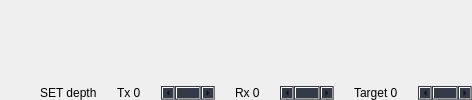
                     <widget class="QWidget" name="new_page">
                      <property name="styleSheet">
                       <string notr="true"/>
                      </property>
                      <layout class="QVBoxLayout" name="verticalLayout_20" stretch="55,1">
                       <property name="spacing">
                        <number>0</number>
                       </property>
                       <property name="leftMargin">
                        <number>0</number>
                       </property>
                       <property name="topMargin">
                        <number>0</number>
                       </property>
                       <property name="rightMargin">
                        <number>0</number>
                       </property>
                       <property name="bottomMargin">
                        <number>0</number>
                       </property>
                       <item>
                        <widget class="QLabel" name="label">
                         <property name="text">
                          <string/>
                         </property>
                         <property name="alignment">
                          <set>Qt::AlignCenter</set>
                         </property>
                        </widget>
                       </item>
                       <item>
                        <layout class="QHBoxLayout" name="horizontalLayout_14">
                         <property name="spacing">
                          <number>20</number>
                         </property>
                         <property name="leftMargin">
                          <number>40</number>
                         </property>
                         <item>
                          <widget class="QLabel" name="label_5">
                           <property name="sizePolicy">
                            <sizepolicy hsizetype="Expanding" vsizetype="Fixed">
                             <horstretch>0</horstretch>
                             <verstretch>0</verstretch>
                            </sizepolicy>
                           </property>
                           <property name="text">
                            <string>SET depth</string>
                           </property>
                          </widget>
                         </item>
                         <item>
                          <widget class="QLabel" name="Tx_depth_value">
                           <property name="sizePolicy">
                            <sizepolicy hsizetype="Fixed" vsizetype="Fixed">
                             <horstretch>0</horstretch>
                             <verstretch>0</verstretch>
                            </sizepolicy>
                           </property>
                           <property name="text">
                            <string>Tx 0</string>
                           </property>
                          </widget>
                         </item>
                         <item>
                          <widget class="QScrollBar" name="horizontalScrollBar_Tx">
                           <property name="sizePolicy">
                            <sizepolicy hsizetype="Expanding" vsizetype="Fixed">
                             <horstretch>0</horstretch>
                             <verstretch>0</verstretch>
                            </sizepolicy>
                           </property>
                           <property name="styleSheet">
                            <string notr="true"> QScrollBar:vertical { background: rgb(52, 59, 72); }
 QScrollBar:horizontal { background: rgb(52, 59, 72); }</string>
                           </property>
                           <property name="maximum">
                            <number>300</number>
                           </property>
                           <property name="pageStep">
                            <number>5</number>
                           </property>
                           <property name="orientation">
                            <enum>Qt::Horizontal</enum>
                           </property>
                          </widget>
                         </item>
                         <item>
                          <widget class="QLabel" name="Rx_depth_value">
                           <property name="sizePolicy">
                            <sizepolicy hsizetype="Fixed" vsizetype="Fixed">
                             <horstretch>0</horstretch>
                             <verstretch>0</verstretch>
                            </sizepolicy>
                           </property>
                           <property name="text">
                            <string>Rx 0</string>
                           </property>
                          </widget>
                         </item>
                         <item>
                          <widget class="QScrollBar" name="horizontalScrollBar_Rx">
                           <property name="sizePolicy">
                            <sizepolicy hsizetype="Expanding" vsizetype="Fixed">
                             <horstretch>0</horstretch>
                             <verstretch>0</verstretch>
                            </sizepolicy>
                           </property>
                           <property name="styleSheet">
                            <string notr="true"> QScrollBar:vertical { background: rgb(52, 59, 72); }
 QScrollBar:horizontal { background: rgb(52, 59, 72); }</string>
                           </property>
                           <property name="maximum">
                            <number>300</number>
                           </property>
                           <property name="pageStep">
                            <number>5</number>
                           </property>
                           <property name="orientation">
                            <enum>Qt::Horizontal</enum>
                           </property>
                          </widget>
                         </item>
                         <item>
                          <widget class="QLabel" name="Target_depth_value">
                           <property name="sizePolicy">
                            <sizepolicy hsizetype="Fixed" vsizetype="Fixed">
                             <horstretch>0</horstretch>
                             <verstretch>0</verstretch>
                            </sizepolicy>
                           </property>
                           <property name="text">
                            <string>Target 0</string>
                           </property>
                          </widget>
                         </item>
                         <item>
                          <widget class="QScrollBar" name="horizontalScrollBar_Target">
                           <property name="sizePolicy">
                            <sizepolicy hsizetype="Expanding" vsizetype="Fixed">
                             <horstretch>0</horstretch>
                             <verstretch>0</verstretch>
                            </sizepolicy>
                           </property>
                           <property name="styleSheet">
                            <string notr="true"> QScrollBar:vertical { background: rgb(52, 59, 72); }
 QScrollBar:horizontal { background: rgb(52, 59, 72); }</string>
                           </property>
                           <property name="maximum">
                            <number>300</number>
                           </property>
                           <property name="pageStep">
                            <number>5</number>
                           </property>
                           <property name="orientation">
                            <enum>Qt::Horizontal</enum>
                           </property>
                          </widget>
                         </item>
                        </layout>
                       </item>
                      </layout>
                     </widget>
